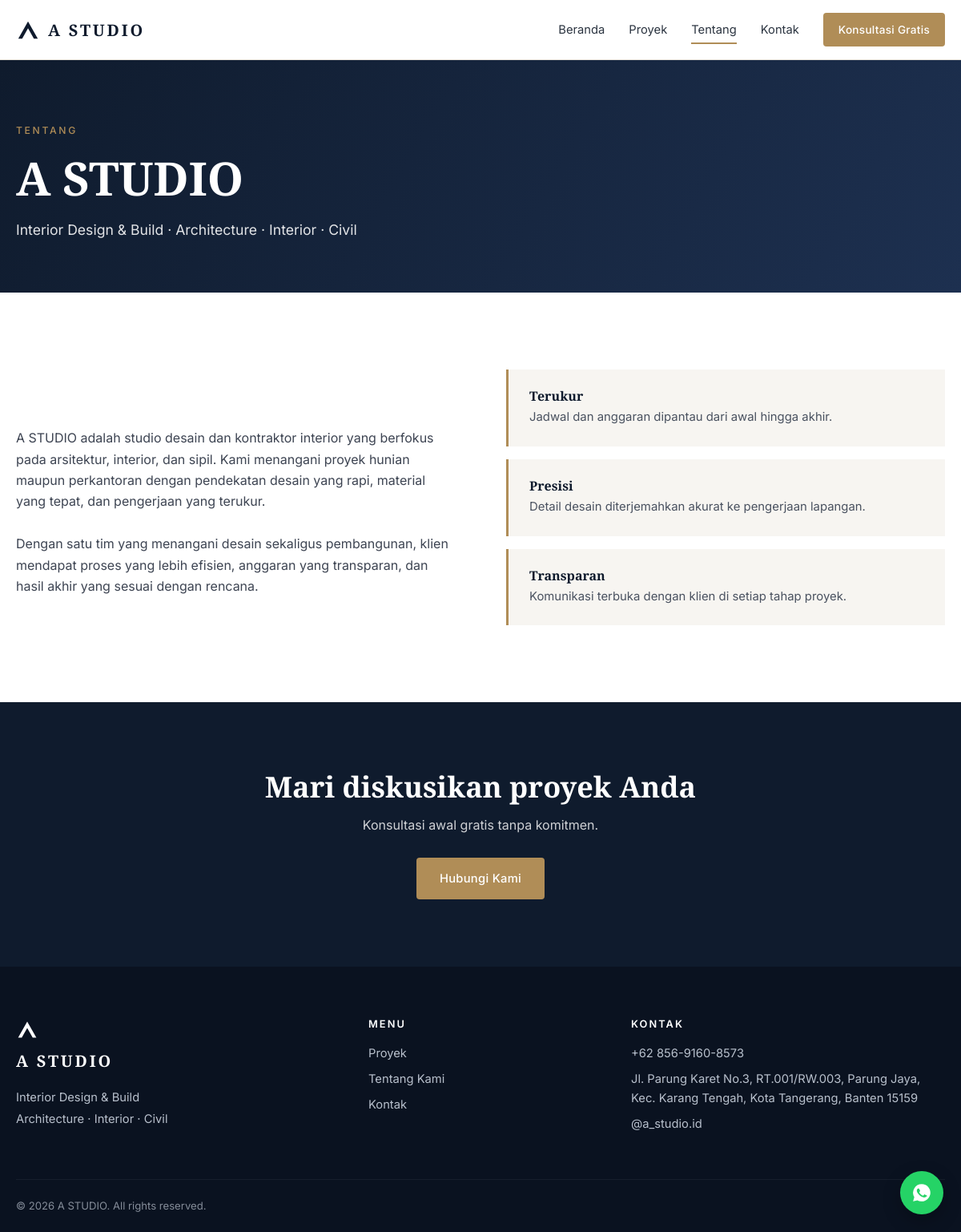
The app's page /tentang with its own data.
### models.py (models this page shows, shortened)
class Setting(db.Model):
    key = db.Column(db.String(60), primary_key=True)
    value = db.Column(db.Text, default="")
    @classmethod
    def all(cls):
        data = dict(DEFAULT_SETTINGS)
        for row in cls.query.all():
            data[row.key] = row.value or ""
        return data

### app.py (the view)
@app.route("/tentang")
def about():
    return render_template("about.html")

### app.py (called while the page is built)
@app.before_request
def verify_csrf():
    if request.method == "POST":
        sent = request.form.get("csrf_token", "")
        if not sent or not secrets.compare_digest(sent, session.get("_csrf", "")):
            abort(400, "Token tidak valid, coba refresh halaman.")

@app.context_processor
def inject_globals():
    s = Setting.all()
    wa = re.sub(r"\D", "", s.get("whatsapp", ""))
    if wa.startswith("0"):
        wa = "62" + wa[1:]
    text = quote("Halo A STUDIO, saya ingin konsultasi desain interior.")
    wa_link = f"https://wa.me/{wa}?text={text}" if wa else url_for("contact")
    unread = 0
    if current_user.is_authenticated:
        unread = Message.query.filter_by(is_read=False).count()
    return dict(S=s, wa_link=wa_link, csrf_token=csrf_token, unread_count=unread,
                now_year=datetime.now().year)

### templates/about.html (shortened to what this page needs)
{% extends "base.html" %}
{% block content %}
<section class="page-head">
  <div class="container">
    <p class="eyebrow">Tentang</p>
    <h1>{{ S.company_name }}</h1>
    <p class="lead">{{ S.tagline }} · Architecture · Interior · Civil</p>
  </div>
</section>
<section class="section">
  <div class="container split">
    <div class="prose prewrap">{{ S.about_text }}</div>
    <div class="values">
      <div class="value"><h4>Terukur</h4><p>Jadwal dan anggaran dipantau dari awal hingga akhir.</p></div>
      <div class="value"><h4>Presisi</h4><p>Detail desain diterjemahkan akurat ke pengerjaan lapangan.</p></div>
      <div class="value"><h4>Transparan</h4><p>Komunikasi terbuka dengan klien di setiap tahap proyek.</p></div>
    </div>
  </div>
</section>
<section class="cta">
  <div class="container cta-in">
    <h2>Mari diskusikan proyek Anda</h2>
    <p>Konsultasi awal gratis tanpa komitmen.</p>
    <a href="{{ wa_link }}" class="btn btn-gold" {% if 'wa.me' in wa_link %}target="_blank" rel="noopener"{% endif %}>Hubungi Kami</a>
  </div>
</section>
{% endblock %}

### templates/base.html (shortened to what this page needs)
<!doctype html>
<html lang="id">
<head>
  <link rel="stylesheet" href="{{ url_for('static', filename='css/style.css') }}">
</head>
<body>
<header class="nav" id="nav">
  <div class="container nav-in">
    <a href="{{ url_for('index') }}" class="logo" aria-label="{{ S.company_name }}">
      <svg viewBox="0 0 32 32" width="30" height="30" aria-hidden="true"><path d="M3 28 16 5l13 23h-5.2L16 14.2 8.2 28z" fill="currentColor"/></svg>
      <span>{{ S.company_name }}</span>
    </a>
    <nav class="menu" id="menu">
      <a href="{{ url_for('index') }}" class="{{ 'on' if request.endpoint == 'index' }}">Beranda</a>
      <a href="{{ url_for('projects') }}" class="{{ 'on' if request.endpoint in ('projects','project_detail') }}">Proyek</a>
      <a href="{{ url_for('about') }}" class="{{ 'on' if request.endpoint == 'about' }}">Tentang</a>
      <a href="{{ url_for('contact') }}" class="{{ 'on' if request.endpoint == 'contact' }}">Kontak</a>
      <a href="{{ wa_link }}" class="btn btn-gold btn-sm" {% if 'wa.me' in wa_link %}target="_blank" rel="noopener"{% endif %}>Konsultasi Gratis</a>
    </nav>
  </div>
</header>
<main>{% block content %}{% endblock %}</main>
<footer class="footer">
  <div class="container foot-grid">
    <div>
      <a href="{{ url_for('index') }}" class="logo light">
        <svg viewBox="0 0 32 32" width="28" height="28" aria-hidden="true"><path d="M3 28 16 5l13 23h-5.2L16 14.2 8.2 28z" fill="currentColor"/></svg>
        <span>{{ S.company_name }}</span>
      </a>
      <p class="foot-note">{{ S.tagline }}<br>Architecture · Interior · Civil</p>
    </div>
    <div>
      <h4>Menu</h4>
      <a href="{{ url_for('projects') }}">Proyek</a>
      <a href="{{ url_for('about') }}">Tentang Kami</a>
      <a href="{{ url_for('contact') }}">Kontak</a>
    </div>
    <div>
      <h4>Kontak</h4>
      {% if S.phone %}<span>{{ S.phone }}</span>{% endif %}
      <span>{{ S.address }}</span>
      {% if S.instagram %}<a href="https://instagram.com/{{ S.instagram }}" target="_blank" rel="noopener">@{{ S.instagram }}</a>{% endif %}
    </div>
  </div>
  <div class="container foot-bottom">© {{ now_year }} {{ S.company_name }}. All rights reserved.</div>
</footer>
<a class="wa-float" href="{{ wa_link }}" {% if 'wa.me' in wa_link %}target="_blank" rel="noopener"{% endif %} aria-label="Chat WhatsApp">
</a>
</body>
</html>

### static/css/style.css (style rules this page uses)
:root { --navy:#0f1b2d; --ink:#171c24; --gold:#b08d57; --gold-d:#977746; --paper:#f7f5f1; --white:#fff; --line:#e4dfd6; --muted:#6b7280; --serif:'Playfair Display',Georgia,serif; --sans:'Inter',system-ui,sans-serif; --r:4px; --shadow:0 10px 30px rgba(15,27,45,.08); }
* { box-sizing:border-box;margin:0;padding:0 }
html { scroll-behavior:smooth }
body { font-family:var(--sans);color:var(--ink);background:var(--white);line-height:1.65;-webkit-font-smoothing:antialiased }
a { color:inherit;text-decoration:none }
.container { width:min(1180px,100% - 40px);margin-inline:auto }
h1,h2,h3,h4 { font-family:var(--serif);font-weight:600;line-height:1.2;color:var(--navy) }
h1 { font-size:clamp(2.1rem,5vw,3.6rem) }
h2 { font-size:clamp(1.6rem,3vw,2.3rem) }
.prewrap { white-space:pre-line }
.btn { display:inline-block;padding:13px 28px;border-radius:var(--r);font-weight:500;font-size:.92rem;letter-spacing:.02em;border:1px solid transparent;cursor:pointer;transition:.2s;font-family:var(--sans) }
.btn-sm { padding:9px 18px;font-size:.85rem }
.btn-gold { background:var(--gold);color:#fff }
.eyebrow { text-transform:uppercase;letter-spacing:.22em;font-size:.76rem;color:var(--gold);font-weight:500;margin-bottom:14px }
.lead { font-size:1.1rem;max-width:620px;color:inherit;opacity:.88;margin-top:16px }
.nav { position:sticky;top:0;z-index:50;background:rgba(255,255,255,.96);backdrop-filter:blur(8px);border-bottom:1px solid var(--line) }
.nav-in { display:flex;align-items:center;justify-content:space-between;height:74px }
.logo { display:flex;align-items:center;gap:10px;color:var(--navy);font-family:var(--serif);font-weight:700;font-size:1.25rem;letter-spacing:.14em }
.logo.light { color:#fff }
.menu { display:flex;align-items:center;gap:30px;font-size:.92rem }
.menu a:not(.btn) { position:relative;padding:6px 0;color:#2b3440 }
.menu a:not(.btn)::after { content:"";position:absolute;left:0;bottom:0;height:2px;width:0;background:var(--gold);transition:.25s }
.menu a:not(.btn):hover::after,.menu a.on::after { width:100% }
.section { padding:96px 0 }
.split { display:grid;grid-template-columns:1fr 1fr;gap:64px;align-items:center }
.split p { color:#4a5260 }
.cta { background:var(--navy);color:#fff;text-align:center;padding:84px 0 }
.cta h2 { color:#fff;margin-bottom:12px }
.cta p { opacity:.8;margin-bottom:28px }
.page-head { background:linear-gradient(120deg,#0f1b2d,#1d3050);color:#fff;padding:78px 0 64px }
.page-head h1 { color:#fff }
.prose { margin-top:36px;color:#3d4452;max-width:720px }
.values { display:grid;gap:16px }
.value { padding:24px 26px;border-left:3px solid var(--gold);background:var(--paper) }
.value h4 { margin-bottom:4px }
.value p { font-size:.93rem }
.footer { background:#0a1220;color:#b8c0cc;padding-top:64px;font-size:.92rem }
.foot-grid { display:grid;grid-template-columns:1.4fr 1fr 1.4fr;gap:48px;padding-bottom:48px }
.foot-grid h4 { color:#fff;font-family:var(--sans);font-size:.8rem;letter-spacing:.16em;text-transform:uppercase;margin-bottom:16px }
.foot-grid a,.foot-grid span { display:block;margin-bottom:8px }
.foot-note { margin-top:16px;line-height:1.8 }
.foot-bottom { border-top:1px solid rgba(255,255,255,.08);padding:22px 0;font-size:.82rem;opacity:.7 }
.wa-float { position:fixed;right:22px;bottom:22px;width:54px;height:54px;border-radius:50%;background:#25d366;color:#fff;display:grid;place-items:center;box-shadow:0 8px 22px rgba(0,0,0,.25);z-index:60;transition:.2s }

### records on screen
Setting: company_name "A STUDIO"
Setting: tagline "Interior Design & Build"
Setting: about_text "A STUDIO adalah studio desain dan kontraktor interior yang berfokus pada arsitektur, interior, dan sipil. Kami menangani proyek hunian maupun perkantoran dengan pendekatan desain yang rapi, material yang tepat, dan pengerjaan yang terukur. Dengan satu tim yang menangani desain sekaligus pembangunan, klien mendapat proses yang lebih efisien, anggaran yang transparan, dan hasil akhir yang sesuai dengan rencana."
Setting: phone "+62 856-9160-8573"
Setting: address "Jl. Parung Karet No.3, RT.001/RW.003, Parung Jaya, Kec. Karang Tengah, Kota Tangerang, Banten 15159"
Setting: instagram "a_studio.id"
